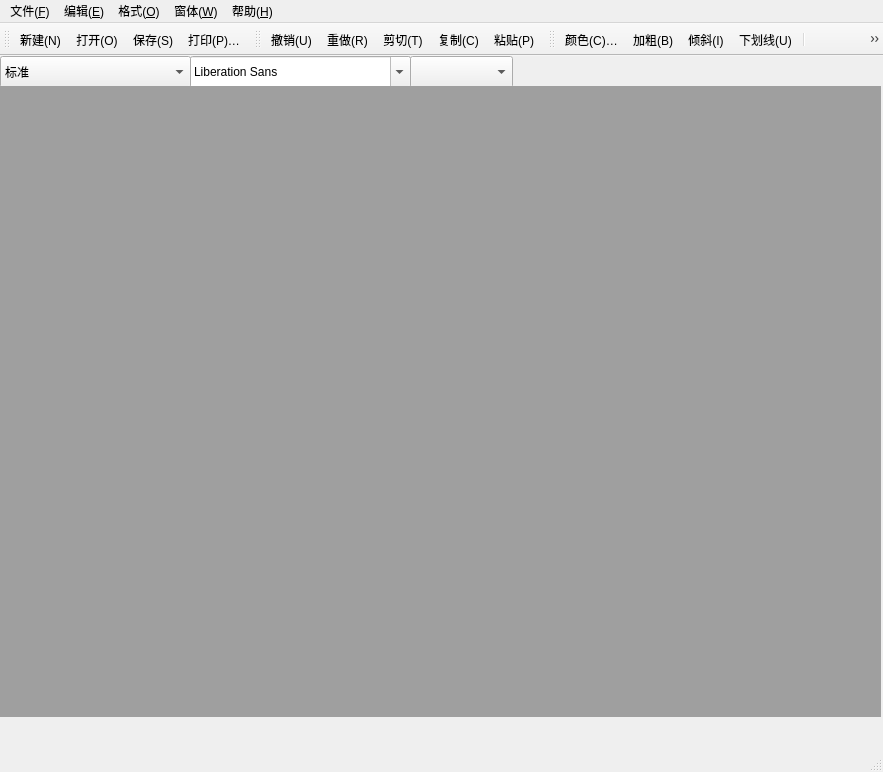
<?xml version="1.0" encoding="UTF-8"?>
<ui version="4.0">
 <class>MainWindow</class>
 <widget class="QMainWindow" name="MainWindow">
  <property name="geometry">
   <rect>
    <x>0</x>
    <y>0</y>
    <width>883</width>
    <height>772</height>
   </rect>
  </property>
  <property name="windowTitle">
   <string>MainWindow</string>
  </property>
  <widget class="QWidget" name="centralwidget">
   <widget class="QComboBox" name="comboBox">
    <property name="geometry">
     <rect>
      <x>0</x>
      <y>0</y>
      <width>191</width>
      <height>32</height>
     </rect>
    </property>
    <item>
     <property name="text">
      <string>标准</string>
     </property>
    </item>
    <item>
     <property name="text">
      <string>项目符号(●)</string>
     </property>
    </item>
    <item>
     <property name="text">
      <string>项目符号(○)</string>
     </property>
    </item>
    <item>
     <property name="text">
      <string>项目符号(☐)</string>
     </property>
    </item>
    <item>
     <property name="text">
      <string>项目符号(1.2.3.)</string>
     </property>
    </item>
    <item>
     <property name="text">
      <string>项目符号(a.b.c.)</string>
     </property>
    </item>
    <item>
     <property name="text">
      <string>项目符号(A.B.C.)</string>
     </property>
    </item>
    <item>
     <property name="text">
      <string>项目符号(i.ii.iii.)</string>
     </property>
    </item>
    <item>
     <property name="text">
      <string>项目符号(I.II.III.)</string>
     </property>
    </item>
    <item>
     <property name="text">
      <string/>
     </property>
    </item>
    <item>
     <property name="text">
      <string/>
     </property>
    </item>
   </widget>
   <widget class="QFontComboBox" name="fontComboBox">
    <property name="geometry">
     <rect>
      <x>190</x>
      <y>0</y>
      <width>221</width>
      <height>32</height>
     </rect>
    </property>
   </widget>
   <widget class="QComboBox" name="sizeComboBox">
    <property name="geometry">
     <rect>
      <x>410</x>
      <y>0</y>
      <width>103</width>
      <height>32</height>
     </rect>
    </property>
   </widget>
   <widget class="QMdiArea" name="mdiArea">
    <property name="geometry">
     <rect>
      <x>0</x>
      <y>30</y>
      <width>881</width>
      <height>631</height>
     </rect>
    </property>
   </widget>
  </widget>
  <widget class="QMenuBar" name="menubar">
   <property name="geometry">
    <rect>
     <x>0</x>
     <y>0</y>
     <width>883</width>
     <height>37</height>
    </rect>
   </property>
   <widget class="QMenu" name="menu_F">
    <property name="title">
     <string>文件(&amp;F)</string>
    </property>
    <addaction name="newAction"/>
    <addaction name="openAction"/>
    <addaction name="saveAction"/>
    <addaction name="saveAsAction"/>
    <addaction name="printAction"/>
    <addaction name="printPriviewAction"/>
    <addaction name="exitAction"/>
   </widget>
   <widget class="QMenu" name="menu_E">
    <property name="title">
     <string>编辑(&amp;E)</string>
    </property>
    <addaction name="undoAction"/>
    <addaction name="redoAction"/>
    <addaction name="cutAction"/>
    <addaction name="copyAction"/>
    <addaction name="pasteAction"/>
   </widget>
   <widget class="QMenu" name="menu_O">
    <property name="title">
     <string>格式(&amp;O)</string>
    </property>
    <widget class="QMenu" name="menu_D">
     <property name="title">
      <string>字体(D)</string>
     </property>
     <addaction name="boldAction"/>
     <addaction name="italicAction"/>
     <addaction name="underlineAction"/>
    </widget>
    <widget class="QMenu" name="menu">
     <property name="title">
      <string>段落</string>
     </property>
     <addaction name="leftAlignAction"/>
     <addaction name="centerAction"/>
     <addaction name="rightAlignAction"/>
     <addaction name="justifyAction"/>
    </widget>
    <addaction name="menu_D"/>
    <addaction name="menu"/>
    <addaction name="colorAction"/>
   </widget>
   <widget class="QMenu" name="menu_W">
    <property name="title">
     <string>窗体(&amp;W)</string>
    </property>
    <addaction name="closeAction"/>
    <addaction name="closeAllAction"/>
    <addaction name="titleAction"/>
    <addaction name="cascadeAction"/>
    <addaction name="nextAction"/>
    <addaction name="previousAction"/>
   </widget>
   <widget class="QMenu" name="menu_H">
    <property name="title">
     <string>帮助(&amp;H)</string>
    </property>
    <addaction name="aboutAction"/>
   </widget>
   <addaction name="menu_F"/>
   <addaction name="menu_E"/>
   <addaction name="menu_O"/>
   <addaction name="menu_W"/>
   <addaction name="menu_H"/>
  </widget>
  <widget class="QStatusBar" name="statusbar"/>
  <widget class="QToolBar" name="toolBar">
   <property name="windowTitle">
    <string>toolBar</string>
   </property>
   <attribute name="toolBarArea">
    <enum>TopToolBarArea</enum>
   </attribute>
   <attribute name="toolBarBreak">
    <bool>false</bool>
   </attribute>
   <addaction name="newAction"/>
   <addaction name="openAction"/>
   <addaction name="saveAction"/>
   <addaction name="printAction"/>
  </widget>
  <widget class="QToolBar" name="toolBar_2">
   <property name="windowTitle">
    <string>toolBar_2</string>
   </property>
   <attribute name="toolBarArea">
    <enum>TopToolBarArea</enum>
   </attribute>
   <attribute name="toolBarBreak">
    <bool>false</bool>
   </attribute>
   <addaction name="undoAction"/>
   <addaction name="redoAction"/>
   <addaction name="cutAction"/>
   <addaction name="copyAction"/>
   <addaction name="pasteAction"/>
  </widget>
  <widget class="QToolBar" name="toolBar_3">
   <property name="windowTitle">
    <string>toolBar_3</string>
   </property>
   <attribute name="toolBarArea">
    <enum>TopToolBarArea</enum>
   </attribute>
   <attribute name="toolBarBreak">
    <bool>false</bool>
   </attribute>
   <addaction name="colorAction"/>
   <addaction name="boldAction"/>
   <addaction name="italicAction"/>
   <addaction name="underlineAction"/>
   <addaction name="separator"/>
   <addaction name="leftAlignAction"/>
   <addaction name="centerAction"/>
   <addaction name="rightAlignAction"/>
   <addaction name="justifyAction"/>
  </widget>
  <action name="newAction">
   <property name="icon">
    <iconset resource="res.qrc">
     <normaloff>:/images/new.png</normaloff>:/images/new.png</iconset>
   </property>
   <property name="text">
    <string>新建(N)</string>
   </property>
   <property name="statusTip">
    <string>创建一个新文档</string>
   </property>
   <property name="shortcut">
    <string>Ctrl+N</string>
   </property>
  </action>
  <action name="openAction">
   <property name="icon">
    <iconset resource="res.qrc">
     <normaloff>:/images/open.png</normaloff>:/images/open.png</iconset>
   </property>
   <property name="text">
    <string>打开(O)</string>
   </property>
   <property name="statusTip">
    <string>打开一个已存在的文档</string>
   </property>
   <property name="shortcut">
    <string>Ctrl+O</string>
   </property>
  </action>
  <action name="saveAction">
   <property name="icon">
    <iconset resource="res.qrc">
     <normaloff>:/images/save.png</normaloff>:/images/save.png</iconset>
   </property>
   <property name="text">
    <string>保存(S)</string>
   </property>
   <property name="shortcut">
    <string>Ctrl+S</string>
   </property>
  </action>
  <action name="saveAsAction">
   <property name="text">
    <string>另存为(A)…</string>
   </property>
   <property name="statusTip">
    <string>以一个新名字保存文档</string>
   </property>
  </action>
  <action name="printAction">
   <property name="icon">
    <iconset resource="res.qrc">
     <normaloff>:/images/print.png</normaloff>:/images/print.png</iconset>
   </property>
   <property name="text">
    <string>打印(P)…</string>
   </property>
   <property name="statusTip">
    <string>打印输出文档</string>
   </property>
   <property name="shortcut">
    <string>Ctrl+P</string>
   </property>
  </action>
  <action name="printPriviewAction">
   <property name="text">
    <string>打印预览...</string>
   </property>
   <property name="statusTip">
    <string>预览打印效果</string>
   </property>
  </action>
  <action name="exitAction">
   <property name="text">
    <string>退出</string>
   </property>
   <property name="statusTip">
    <string>退出应用程序</string>
   </property>
  </action>
  <action name="undoAction">
   <property name="icon">
    <iconset resource="res.qrc">
     <normaloff>:/images/backout.png</normaloff>:/images/backout.png</iconset>
   </property>
   <property name="text">
    <string>撤销(U)</string>
   </property>
   <property name="statusTip">
    <string>撤销当前的操作</string>
   </property>
   <property name="shortcut">
    <string>Ctrl+Z</string>
   </property>
  </action>
  <action name="redoAction">
   <property name="icon">
    <iconset resource="res.qrc">
     <normaloff>:/images/reform.png</normaloff>:/images/reform.png</iconset>
   </property>
   <property name="text">
    <string>重做(R)</string>
   </property>
   <property name="statusTip">
    <string>恢复之前的操作</string>
   </property>
   <property name="shortcut">
    <string>Ctrl+Y</string>
   </property>
  </action>
  <action name="cutAction">
   <property name="icon">
    <iconset resource="res.qrc">
     <normaloff>:/images/cut.png</normaloff>:/images/cut.png</iconset>
   </property>
   <property name="text">
    <string>剪切(T)</string>
   </property>
   <property name="statusTip">
    <string>从文档中裁剪所选的内容，并放入剪切板</string>
   </property>
   <property name="shortcut">
    <string>Ctrl+X</string>
   </property>
  </action>
  <action name="copyAction">
   <property name="icon">
    <iconset resource="res.qrc">
     <normaloff>:/images/copy.png</normaloff>:/images/copy.png</iconset>
   </property>
   <property name="text">
    <string>复制(C)</string>
   </property>
   <property name="statusTip">
    <string>复制所选的内容，并放入剪切板</string>
   </property>
   <property name="shortcut">
    <string>Ctrl+C</string>
   </property>
  </action>
  <action name="pasteAction">
   <property name="icon">
    <iconset resource="res.qrc">
     <normaloff>:/images/paste.png</normaloff>:/images/paste.png</iconset>
   </property>
   <property name="text">
    <string>粘贴(P)</string>
   </property>
   <property name="statusTip">
    <string>将剪切板的内容粘贴到内容</string>
   </property>
   <property name="shortcut">
    <string>Ctrl+V</string>
   </property>
  </action>
  <action name="colorAction">
   <property name="icon">
    <iconset resource="res.qrc">
     <normaloff>:/images/color.png</normaloff>:/images/color.png</iconset>
   </property>
   <property name="text">
    <string>颜色(C)…</string>
   </property>
  </action>
  <action name="boldAction">
   <property name="icon">
    <iconset resource="res.qrc">
     <normaloff>:/images/bold.png</normaloff>:/images/bold.png</iconset>
   </property>
   <property name="text">
    <string>加粗(B)</string>
   </property>
   <property name="shortcut">
    <string>Ctrl+B</string>
   </property>
  </action>
  <action name="italicAction">
   <property name="icon">
    <iconset resource="res.qrc">
     <normaloff>:/images/font_style.png</normaloff>:/images/font_style.png</iconset>
   </property>
   <property name="text">
    <string>倾斜(I)</string>
   </property>
   <property name="shortcut">
    <string>Ctrl+I</string>
   </property>
  </action>
  <action name="underlineAction">
   <property name="icon">
    <iconset resource="res.qrc">
     <normaloff>:/images/underline.png</normaloff>:/images/underline.png</iconset>
   </property>
   <property name="text">
    <string>下划线(U)</string>
   </property>
   <property name="shortcut">
    <string>Ctrl+U</string>
   </property>
  </action>
  <action name="leftAlignAction">
   <property name="icon">
    <iconset resource="res.qrc">
     <normaloff>:/images/left_alignment.png</normaloff>:/images/left_alignment.png</iconset>
   </property>
   <property name="text">
    <string>左对齐(L)</string>
   </property>
  </action>
  <action name="centerAction">
   <property name="icon">
    <iconset resource="res.qrc">
     <normaloff>:/images/center.png</normaloff>:/images/center.png</iconset>
   </property>
   <property name="text">
    <string>居中(C)</string>
   </property>
  </action>
  <action name="rightAlignAction">
   <property name="icon">
    <iconset resource="res.qrc">
     <normaloff>:/images/right_alignment.png</normaloff>:/images/right_alignment.png</iconset>
   </property>
   <property name="text">
    <string>右对齐(R)</string>
   </property>
  </action>
  <action name="justifyAction">
   <property name="icon">
    <iconset resource="res.qrc">
     <normaloff>:/images/justify_align.png</normaloff>:/images/justify_align.png</iconset>
   </property>
   <property name="text">
    <string>两端对齐(J)</string>
   </property>
  </action>
  <action name="closeAction">
   <property name="text">
    <string>关闭(O)</string>
   </property>
  </action>
  <action name="closeAllAction">
   <property name="text">
    <string>关闭所有(A)</string>
   </property>
  </action>
  <action name="titleAction">
   <property name="text">
    <string>平铺(T)</string>
   </property>
  </action>
  <action name="cascadeAction">
   <property name="text">
    <string>层叠(C)</string>
   </property>
  </action>
  <action name="nextAction">
   <property name="text">
    <string>下一个(X)</string>
   </property>
  </action>
  <action name="previousAction">
   <property name="text">
    <string>前一个(V)</string>
   </property>
  </action>
  <action name="aboutAction">
   <property name="text">
    <string>关于(A)</string>
   </property>
   <property name="statusTip">
    <string/>
   </property>
  </action>
 </widget>
 <resources>
  <include location="res.qrc"/>
 </resources>
 <connections/>
</ui>
